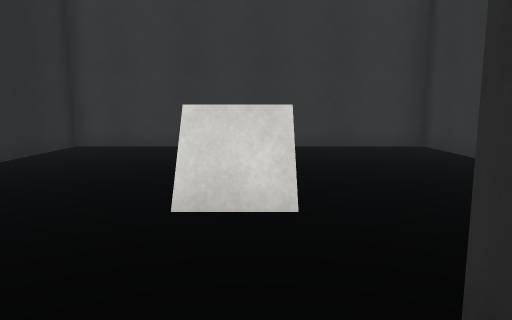
View 1 (above)

17 first-person views from a walk through a 3-D level made in the Unity game engine. The camera is 1.2 m above the floor, tilts 8° down and sees 70° across. The floor is counted in squares, 1 m on a side. Each view is taken from the middle of a square. On the plan, view 1 faces up. The plan holds only what a view shows up to about 15 squares ahead; the rest is blank. The place goes on beyond the plan. The player is left out. Some surface patterns are stand-ins.

View 2
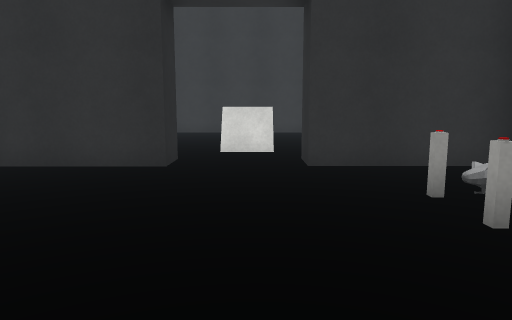

View 3
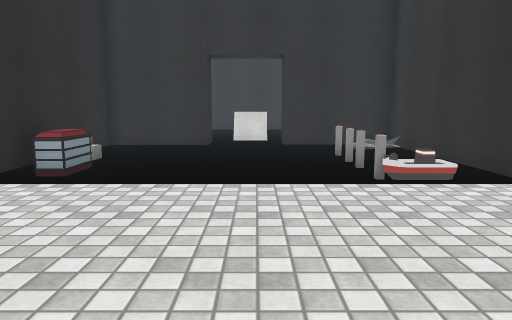

View 4
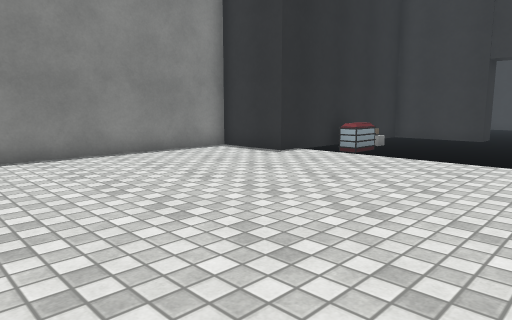

View 5
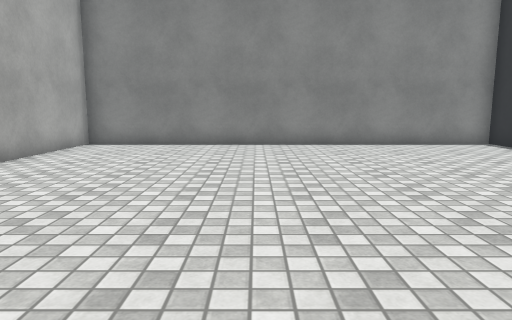

View 6
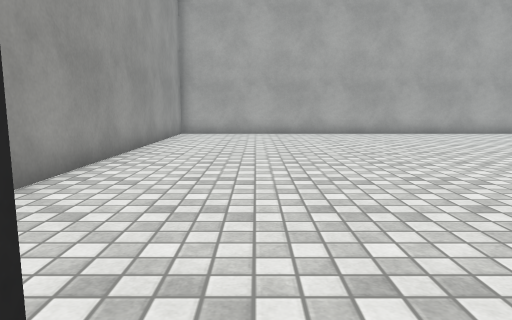

View 7
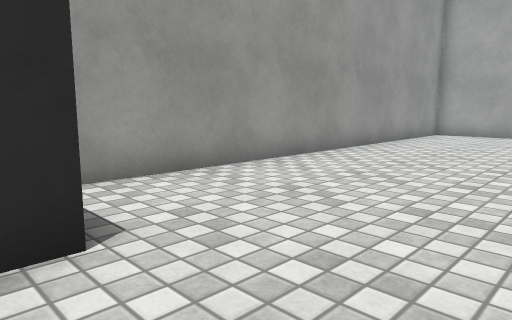

View 8
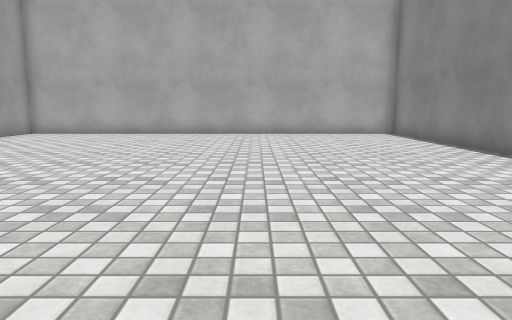

View 9
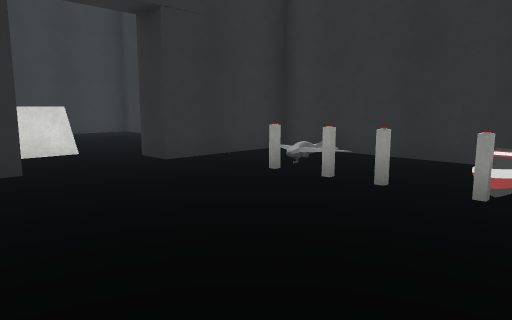

View 10
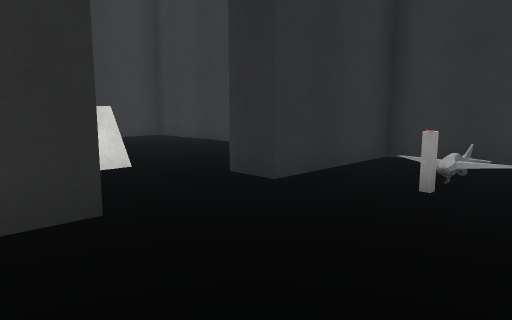

View 11
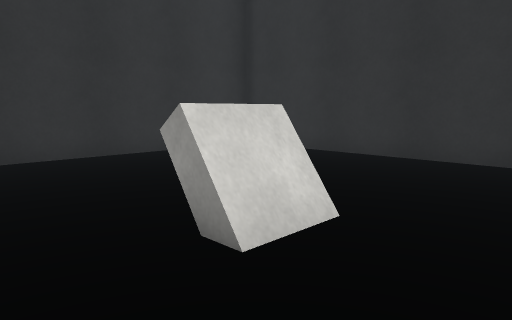

View 12
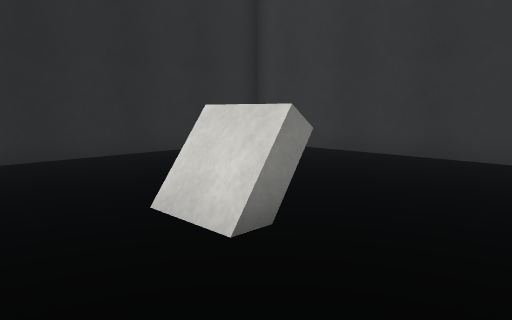

View 13
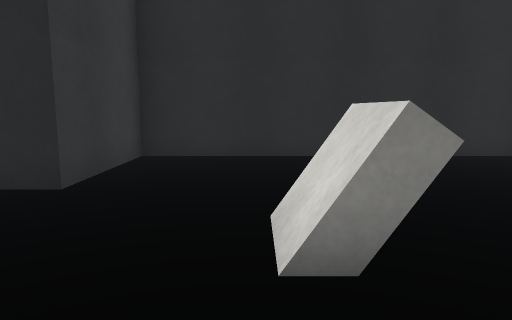

View 14
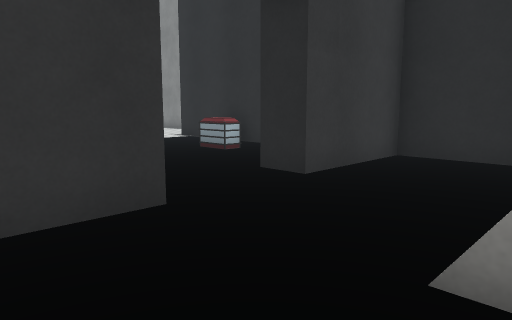

View 15
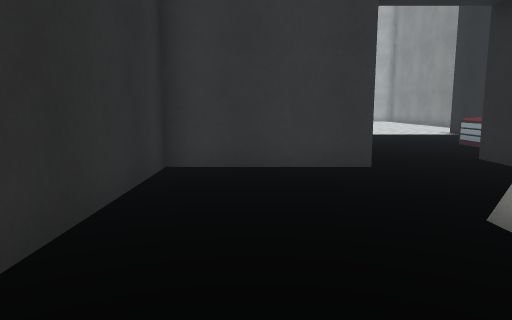

View 16
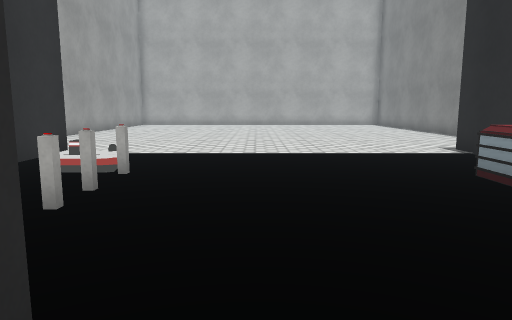

View 17
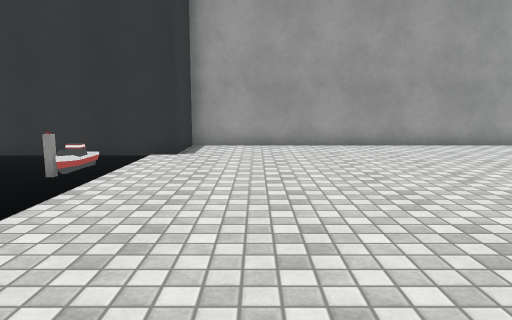

### Floor plan
Key: @ floor where view 1 was taken; # wall or solid block; . main floor; - floor 0.25 m lower than the main floor; / step, stairs or slope; C console; O other object.
Columns run from 8 left of view 1 to 7 right of it. Each row starts with its distance up from view 1.
 10    ###########
  9    #---------#
  8    #---------#
  7    #---------#
  6    #---------#
  5    #---CC----#
  4    #---------#
  3    #---------#
  2    #---------#
  1    ####--#####
  0    #----@----#
 -1    #------O//#
 -2    #------O--#
 -3    #O-----O--#
 -4    #O--------#
 -5    #-------//#
 -6    #---------#
 -7 ####.........###
 -8 #..............#
 -9 #..............#
-10 #..............#
-11 #..............#
-12 #..............#
-13 #..............#
-14 #..............#
-15 #..............#
-16 #..............#
-17 #..............#
-18 #..............#
-19 #..............#
-20 #..............#
-21 ################

Positions as (right, up) in squares from view 1, and headings:
1: (0, 0), facing up
2: (0, -6), facing up
3: (0, -12), facing up
4: (2, -15), facing up-left
5: (5, -15), facing left
6: (4, -6), facing down
7: (2, -6), facing down-right
8: (-2, -6), facing down
9: (-3, -6), facing up-right
10: (-3, -3), facing up-right
11: (-3, 2), facing up-right
12: (3, 2), facing up-left
13: (3, 4), facing left
14: (3, 5), facing down-left
15: (3, 8), facing down
16: (0, 2), facing down
17: (-5, -9), facing right
